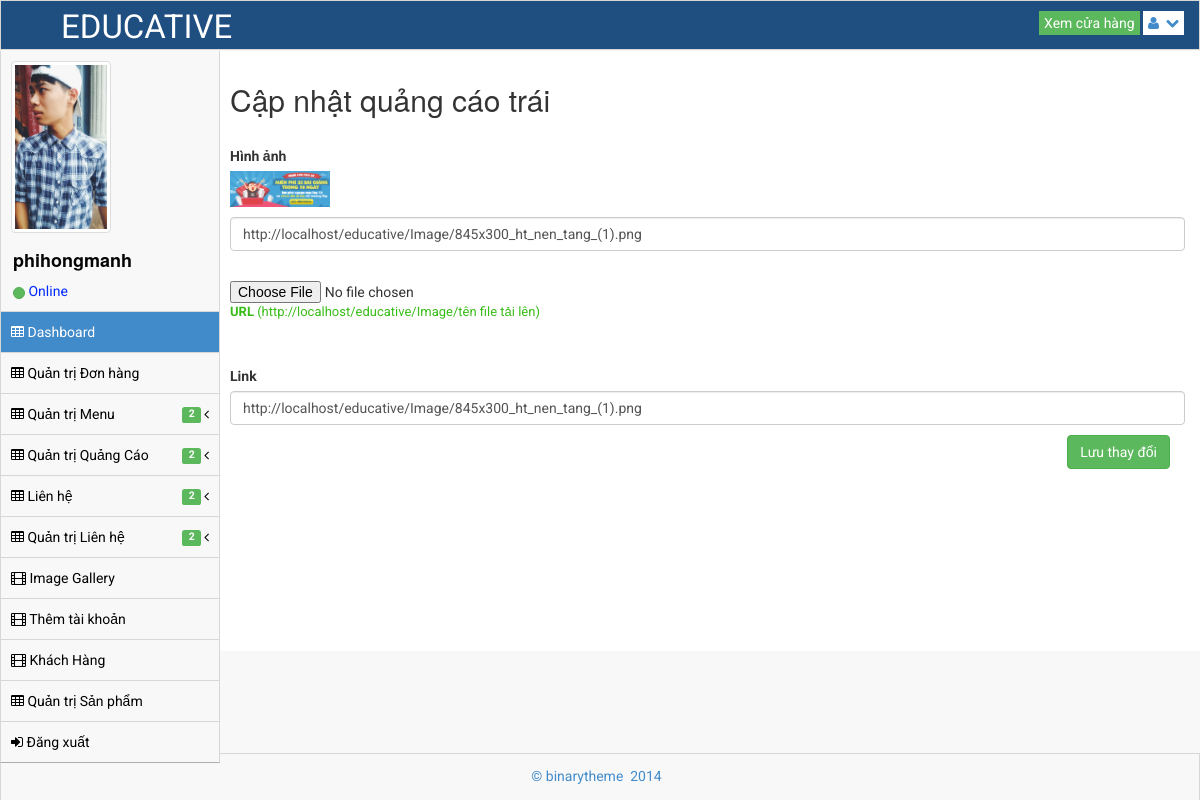
Page /admin/slideshow_editors.php?id=1 (signed in) on the committed database.
### tables this page shows
CREATE TABLE `register` (
  `iid_register` int(64) NOT NULL,
  `vuser` varchar(128) NOT NULL,
  `vpass` varchar(128) NOT NULL,
  `vname` varchar(128) NOT NULL,
  `vmail` varchar(128) NOT NULL,
  `vava` varchar(128) NOT NULL,
  `vlever` varchar(128) NOT NULL
);

CREATE TABLE `slideshow` (
  `iid_image` int(64) NOT NULL,
  `vpath_image` varchar(128) NOT NULL,
  `vlink_image` varchar(128) NOT NULL
);

### admin/slideshow_editors.php (the view, shortened to what this page needs)
<!DOCTYPE html>
<html lang="en">
<head>
    <link rel="stylesheet" href="assets/plugins/bootstrap/css/bootstrap.css"/>
    <link rel="stylesheet" href="assets/css/main.css"/>
    <link rel="stylesheet" href="assets/css/theme.css"/>
    <link rel="stylesheet" href="assets/css/MoneAdmin.css"/>
    <link rel="stylesheet" href="assets/plugins/Font-Awesome/css/font-awesome.css"/>
    <link rel="stylesheet" href="assets/plugins/Font-Awesome/css/font-awesome.css"/>
    <link rel="stylesheet" href="assets/plugins/wysihtml5/dist/bootstrap-wysihtml5-0.0.2.css"/>
    <link rel="stylesheet" href="assets/css/Markdown.Editor.hack.css"/>
    <link rel="stylesheet" href="assets/plugins/CLEditor1_4_3/jquery.cleditor.css"/>
    <link rel="stylesheet" href="assets/css/jquery.cleditor-hack.css"/>
    <link rel="stylesheet" href="assets/css/bootstrap-wysihtml5-hack.css"/>
</head>
<body class="padTop53 ">
<div id="wrap">
    <?php include('header.php') ?>
    <?php include('sidebar.php') ?>
    <?php
    $id = $_GET['id'];
    $sql_edit = "SELECT * FROM slideshow WHERE iid_image=" . $id;
    $query_edit = mysql_query($sql_edit);
    $row = mysql_fetch_array($query_edit);
    ?>
    <div id="content">
        <form name="form" action="slideshow_editors.php?id=<?php echo $row['iid_image']; ?>" method="post" enctype="multipart/form-data">
            <div class="inner">
                <div class="row">
                    <div class="col-lg-12">
                        <h2 class="add-h2">Cập nhật quảng cáo trái</h2>
                    </div>
                </div>
                <label class="label-product">Hình ảnh</label>
                <img src="<?php echo $row['vpath_image'] ?>" class="img-product">
                <input class="abc-form form-control animated slideInRight" value="<?php echo $row['vpath_image']; ?>"
                       type="text" name="edit_images">
                <br>
                 <div class="form-group">
                    <input name="file" type="file" />
                     <span><B>URL </B> (http://localhost/educative/Image/tên file tải lên)</span>
                </div>
                <label class="label-product">Link</label>
                <input class="abc-form form-control animated slideInRight" value="<?php echo $row['vlink_image']; ?>"
                       type="text" name="edit_link">
                <button type="submit" class="btn btn-success sb-save" name="edit-save">Lưu thay đổi</button>
            </div>
        </form>
    </div>
</div>
<div id="footer">
    <p>&copy; binarytheme &nbsp;2014 &nbsp;</p>
</div>
</body>
</html>

### admin/sidebar.php (shortened to what this page needs)
<div id="left" >
    <div class="media user-media well-small">
        <a class="user-link" href="#">
            <img class="media-object img-thumbnail user-img" alt="User Picture" src="<?php
            include('../host.php');
            mysqli_set_charset($connect, "utf8");
            $sql_td = mysqli_query($connect, 'select * from register where vuser="'.$_SESSION['vuser'].'"' );
            while ($row = mysqli_fetch_array($sql_td)) {
                echo $row['vava'];
            }
            ?>" />
        </a>
        <br />
        <div class="media-body">
            <h5 class="media-heading"><?php
                include('../host.php');
                mysqli_set_charset($connect, "utf8");
                $sql_td = mysqli_query($connect, 'select * from register where vuser="'.$_SESSION['vuser'].'"' );
                while ($row = mysqli_fetch_array($sql_td)) {
                    echo $row['vuser'];
                }
                ?></h5>
            <ul class="list-unstyled user-info">
                <li>
                    <a class="btn btn-success btn-xs btn-circle" style="width: 10px;height: 12px;"></a> Online
                </li>
            </ul>
        </div>
        <br />
    </div>
    <ul id="menu" class="collapse">
        <?php
            if(isset($_SESSION['vuser']) && $_SESSION['vlever']==1 ){
                echo '<li class="panel active">
            <a href="index.php" >
                <i class="icon-table"></i> Dashboard
            </a>
        </li>
        <li><a href="cart-list.php"><i class="icon-table"></i> Quản trị Đơn hàng</a></li>
        <li class="panel ">
            <a href="#" data-parent="#menu" data-toggle="collapse" class="accordion-toggle collapsed" data-target="#form-nav">
                <i class="icon-table"></i> Quản trị Menu
                        <span class="pull-right">
                            <i class="icon-angle-left"></i>
                        </span>
                &nbsp; <span class="label label-success">2</span>&nbsp;
            </a>
        </li>
        <li class="panel ">
            <a href="#" data-parent="#menu" data-toggle="collapse" class="accordion-toggle collapsed" data-target="#ads-nav">
                <i class="icon-table"></i> Quản trị Quảng Cáo
                        <span class="pull-right">
                            <i class="icon-angle-left"></i>
                        </span>
                &nbsp; <span class="label label-success">2</span>&nbsp;
            </a>
        </li>
        <li class="panel ">
            <a href="#" data-parent="#menu" data-toggle="collapse" class="accordion-toggle collapsed" data-target="#kh-nav">
                <i class="icon-table"></i> Liên hệ
                        <span class="pull-right">
                            <i class="icon-angle-left"></i>
                        </span>
                &nbsp; <span class="label label-success">2</span>&nbsp;
            </a>
        </li>
        <li class="panel ">
            <a href="#" data-parent="#menu" data-toggle="collapse" class="accordion-toggle collapsed" data-target="#lh-nav">
                <i class="icon-table"></i> Quản trị Liên hệ
                        <span class="pull-right">
                            <i class="icon-angle-left"></i>
                        </span>
                &nbsp; <span class="label label-success">2</span>&nbsp;
            </a>
        </li>
        <li><a href="gallery.php"><i class="icon-film"></i> Image Gallery </a></li>
        <li><a href="add-user.php"><i class="icon-film"></i> Thêm tài khoản </a></li>
        <li><a href="khachhang.php"><i class="icon-film"></i> Khách Hàng </a></li>
        <li><a href="product-list.php"><i class="icon-table"></i> Quản trị Sản phẩm</a></li>
        <li><a href="../logout.php"><i class="icon-signin"></i> Đăng xuất </a></li>';
            }else if(isset($_SESSION['vuser']) && $_SESSION['vlever']==2){
                echo '<li class="panel active">
            <a href="index.php" >
                <i class="icon-table"></i> Dashboard
            </a>
        </li>
        <li><a href="cart-list.php"><i class="icon-table"></i> Quản trị Đơn hàng</a></li>
            <li class="panel ">
            <a href="#" data-parent="#menu" data-toggle="collapse" class="accordion-toggle collapsed" data-target="#form-nav">
                <i class="icon-table"></i> Quản trị Menu
                        <span class="pull-right">
                            <i class="icon-angle-left"></i>
                        </span>
                &nbsp; <span class="label label-success">2</span>&nbsp;
            </a>
            <ul class="collapse" id="form-nav">
                <li class=""><a href="add-menu.php"><i class="icon-angle-right"></i> Thêm mới Menu </a></li>
                <li class=""><a href="menu-list.php"><i class="icon-angle-right"></i> Danh sách Menu </a></li>
            </ul>
        </li>
        <li class="panel ">
            <a href="#" data-parent="#menu" data-toggle="collapse" class="accordion-toggle collapsed" data-target="#ads-nav">
                <i class="icon-table"></i> Quản trị Quảng Cáo
                        <span class="pull-right">
                            <i class="icon-angle-left"></i>
                        </span>
                &nbsp; <span class="label label-success">2</span>&nbsp;
            </a>
            <ul class="collapse" id="ads-nav">
                <li class=""><a href="ads-list.php"><i class="icon-angle-right"></i> Chỉnh sửa Banner Trái </a></li>
                <li class=""><a href="slideshow-list.php"><i class="icon-angle-right"></i> Chỉnh sửa Slideshow </a></li>
            </ul>
        </li>
        <li class="panel ">
            <a href="#" data-parent="#menu" data-toggle="collapse" class="accordion-toggle collapsed" data-target="#kh-nav">
                <i class="icon-table"></i> Quản trị Khách hàng
                        <span class="pull-right">
                            <i class="icon-angle-left"></i>
                        </span>
                &nbsp; <span class="label label-success">2</span>&nbsp;
            </a>
            <ul class="collapse" id="kh-nav">
                <li class=""><a href="contact-list.php"><i class="icon-angle-right"></i> Nhận thông tin mới </a></li>
                <li class=""><a href="send-user-list.php"><i class="icon-angle-right"></i> Khách hàng phản hồi  </a></li>
            </ul>
        </li>
        <li class="panel ">
            <a href="#" data-parent="#menu" data-toggle="collapse" class="accordion-toggle collapsed" data-target="#lh-nav">
                <i class="icon-table"></i> Quản trị Liên hệ
                        <span class="pull-right">
                            <i class="icon-angle-left"></i>
                        </span>
                &nbsp; <span class="label label-success">2</span>&nbsp;
            </a>
            <ul class="collapse" id="lh-nav">
                <li class=""><a href="branch-list.php"><i class="icon-angle-right"></i> Quản lý chi nhánh </a></li>
                <li class=""><a href="send-user-list.php"><i class="icon-angle-right"></i> Khách hàng phản hồi  </a></li>
            </ul>
        </li>
        <li><a href="gallery.php"><i class="icon-film"></i> Image Gallery </a></li>
        <li><a href="product-list.php"><i class="icon-table"></i> Quản trị Sản phẩm</a></li>
        <li><a href="../logout.php"><i class="icon-signin"></i> Đăng xuất </a></li>';
            }else if(isset($_SESSION['vuser']) && $_SESSION['vlever']==3){
                echo '<li class="panel active">
            <a href="index.php" >
                <i class="icon-table"></i> Dashboard
            </a>
        </li>
        <li class="panel ">
            <a href="#" data-parent="#menu" data-toggle="collapse" class="accordion-toggle collapsed" data-target="#ads-nav">
                <i class="icon-table"></i> Quản trị Quảng Cáo
                        <span class="pull-right">
                            <i class="icon-angle-left"></i>
                        </span>
                &nbsp; <span class="label label-success">2</span>&nbsp;
            </a>
            <ul class="collapse" id="ads-nav">
                <li class=""><a href="ads-list.php"><i class="icon-angle-right"></i> Chỉnh sửa Banner Trái </a></li>
                <li class=""><a href="slideshow-list.php"><i class="icon-angle-right"></i> Chỉnh sửa Slideshow </a></li>
            </ul>
        </li>
        <li><a href="gallery.php"><i class="icon-film"></i> Image Gallery </a></li>
        <li><a href="product-list.php"><i class="icon-table"></i> Quản trị Sản phẩm</a></li>
        <li><a href="../logout.php"><i class="icon-signin"></i> Đăng xuất </a></li>';
            }else{
            }
        ?>
    </ul>
</div>

### admin/assets/css/MoneAdmin.css (style rules this page uses)
body { background-color: #f8f8f8; }
.btn-circle { width: 30px; height: 30px; padding: 6px 0; border-radius: 15px; text-align: center; font-size: 12px; line-height: 1.428571429; }

### rows in the picture
register: vava (picture), vuser "phihongmanh"
slideshow: vpath_image (picture), edit_images "http://localhost/educative/Image/845x300_ht_nen_tang_(1).png", edit_link "http://localhost/educative/Image/845x300_ht_nen_tang_(1).png"
